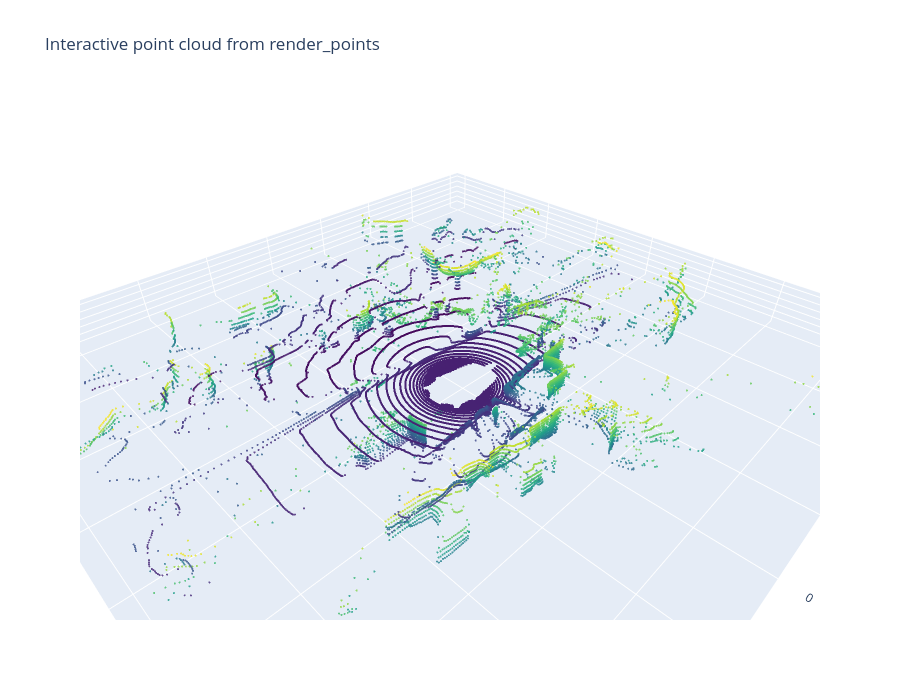

The code cell stored with this chart in its notebook:
### Code cell
# 4) Point rendering

# LiDAR rays from NuScenes sample in ego coordinates.
origins, dirs = load_lidar_rays_ego(nusc, sample_token)
pointmap = render_points(
    occupancy_fn=occupancy_fn,
    ray_origins=origins.to(DEVICE),
    ray_dirs=dirs.to(DEVICE),
    roi=model.model.roi,
)

pts = pointmap.detach().cpu().numpy()

fig = go.Figure(
    data=[
        go.Scatter3d(
            x=pts[:, 0],
            y=pts[:, 1],
            z=pts[:, 2],
            mode="markers",
            marker=dict(size=1.2, color=pts[:, 2], colorscale="Viridis", opacity=0.8),
        )
    ]
)
fig.update_layout(
    title="Interactive point cloud from render_points",
    scene=dict(aspectmode="data", xaxis_title="X", yaxis_title="Y", zaxis_title="Z"),
    height=700,
)
fig.show()

### Figure 1 — Plotly figure (JSON) as saved in the notebook; plotly's stock layout.template omitted (floating-point values rounded to 4 significant figures; data arrays with more than 128 entries replaced by an {"elided": "..."} marker saying what was removed)
{"data": [{"marker": {"color": {"elided": "26162 float values"}, "colorscale": [[0, "#440154"], [0.1111, "#482878"], [0.2222, "#3e4989"], [0.3333, "#31688e"], [0.4444, "#26828e"], [0.5556, "#1f9e89"], [0.6667, "#35b779"], [0.7778, "#6ece58"], [0.8889, "#b5de2b"], [1, "#fde725"]], "opacity": 0.8, "size": 1.2}, "mode": "markers", "type": "scatter3d", "x": {"elided": "26162 float values"}, "y": {"elided": "26162 float values"}, "z": {"elided": "26162 float values"}}], "layout": {"height": 700, "scene": {"aspectmode": "data", "xaxis": {"title": {"text": "X"}}, "yaxis": {"title": {"text": "Y"}}, "zaxis": {"title": {"text": "Z"}}}, "title": {"text": "Interactive point cloud from render_points"}}}
